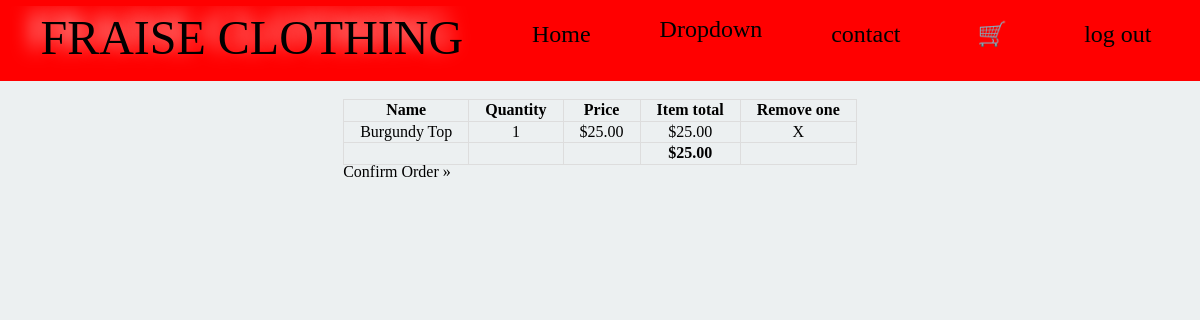
Screenshot of /cart (signed in) with the database file from the repository.
### tables this page shows
CREATE TABLE product
(
	id integer
		constraint product_pk
			primary key autoincrement,
	name varchar(30),
	description varchar(300),
	volume char(6),
	image varchar(30),
	price decimal(4,2)
);

### app.py (the view)
@app.route('/cart')
def render_cart():
    userid = session['userid']
    query = "SELECT productid FROM cart WHERE userid=?;"
    con = create_connection(DB_NAME)
    cur = con.cursor()
    cur.execute(query, (userid,))
    product_ids = cur.fetchall()
    if len(product_ids) == 0:
        return redirect('/women?error=Cart+empty')
    for i in range(len(product_ids)):
        product_ids[i] = product_ids[i][0]
    unique_product_ids = list(set(product_ids))
    for i in range(len(unique_product_ids)):
        product_count = product_ids.count(unique_product_ids[i])
        unique_product_ids[i] = [unique_product_ids[i], product_count]
    query = """SELECT name, price FROM product WHERE id = ?"""
    for item in unique_product_ids:
        cur.execute(query, (item[0],))
        item_details = cur.fetchall()
        item.append(item_details[0][0])
        item.append(item_details[0][1])
    con.close()
    print(unique_product_ids)
    return render_template('cart.html', cart_data=unique_product_ids, logged_in=is_logged_in())

### app.py (called while the page is built)
def create_connection(db_file):
    try:
        connection = sqlite3.connect(db_file)
        connection.execute('pragma foreign_keys=ON')
        return connection
    except Error as e:
        print(e)
    return None

def is_logged_in():
    if session.get("email") is None:
        print("not logged in")
        return False
    else:
        print("logged in")
        return True

### templates/cart.html (shortened to what this page needs)
{% extends 'base.html' %}
{% block main %}
<table class="cart-table">
    <thead>
    <tr>
        <td>Name</td>
        <td>Quantity</td>
        <td>Price</td>
        <td>Item total</td>
        <td>Remove one</td>
    </tr>
    </thead>
    <tbody>
    {% set ns=namespace(total = 0) %}
    {% for item in cart_data %}
    <tr>
        <td>{{ item[2] }}</td>
        <td>{{ item[1] }}</td>
        <td>${{ "{:.2f}".format(item[3]) }}</td>
        <td>${{ "{:.2f}".format(item[3] * item[1]) }}</td>
        <td><a href="/removefromcart/{{ item[0] }}">X</a></td>
        {% set ns.total = ns.total + item[3] * item[1] %}
    </tr>
    {% endfor %}
    <tr>
        <td></td>
        <td></td>
        <td></td>
        <td class="cart-total">${{ "{:.2f}".format(ns.total) }}</td>
        <td></td>
    </tr>
    </tbody>
</table>
    <div>
        <a href="/confirmorder">Confirm Order &raquo;</a>
    </div>
{% endblock %}

### static/yeet2.css (style rules this page uses)
* { font-family: 'American Typewriter', serif; padding: 0; margin: 0; box-sizing: border-box; }
body { background-color: rgba(236, 240, 241, 1.0); }
html { line-height: 0.9; }
a, a:visited { color: rgba(0, 0, 0, 1.0); text-decoration: none; }
table { border-collapse: collapse; }
.cart-table > thead { font-weight: bold; }
.cart-table td { padding: 0.2rem 1rem; text-align: center; border: 1px solid #ddd; }
.cart-total { font-weight: bold; }
* { box-sizing:border-box }

### rows the page displays
product: name "Burgundy Top", item "1", price "25.00", item[3]*item[1] "25.00"

### other values shown
{{ "{:.2f}".format(ns.total) }} "25.00"
